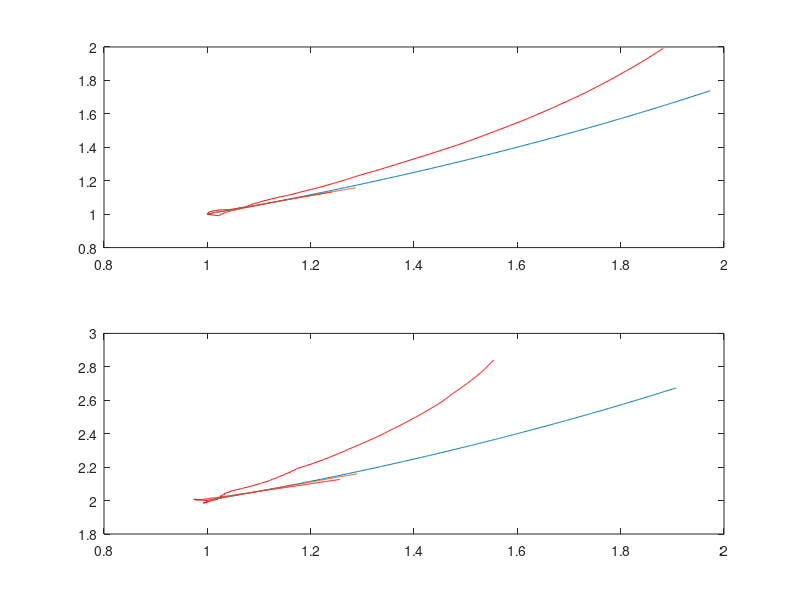

Recreate this plot in MATLAB.
clear all

expdata1 = load('Exp1.txt');
expdata2 = load('Exp2.txt');


[row1,col1]=size(expdata1);
[row2,col2]=size(expdata2);


subplot(2,1,1)
plot(expdata1(5:row1,2),expdata1(5:row1,3),'r-')
hold on
plot(expdata1(5:row1,5),expdata1(5:row1,6))

subplot(2,1,2)
plot(expdata2(5:row2,2),expdata2(5:row2,3),'r-')
hold on
plot(expdata2(5:row2,5),expdata2(5:row2,6))

%%
clear all

ekfdata1 = load('EKF1.txt');
ekfdata2 = load('EKF2.txt');


[row1,col1]=size(ekfdata1);
[row2,col2]=size(ekfdata2);


subplot(2,1,1)
plot(ekfdata1(5:row1,2),ekfdata1(5:row1,3),'r-')
hold on
plot(ekfdata1(5:row1,5),ekfdata1(5:row1,6))

subplot(2,1,2)
plot(ekfdata2(5:row2,2),ekfdata2(5:row2,3),'r-')
hold on
plot(ekfdata2(5:row2,5),ekfdata2(5:row2,6))

